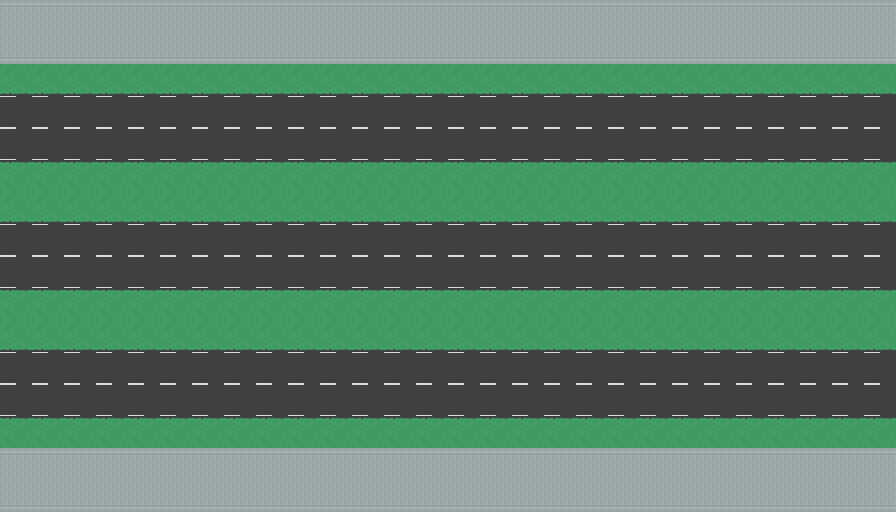

This is a level from a 2D game, rendered from its Tiled map with the project's own tilesets. A one-line summary and the complete map file follow:
An orthogonal 28x16 tile map with 32x32 px tiles, 1 tile layer (Terrain), 2 tilesets and 3 objects (3x Enemy).

<map version="1.10" tiledversion="1.11.2" orientation="orthogonal" renderorder="right-down" width="28" height="16" tilewidth="32" tileheight="32" infinite="0" nextlayerid="4" nextobjectid="60">
 <editorsettings>
  <export target="../../data/debug-level.json" format="json" />
 </editorsettings>
 <tileset firstgid="1" source="tiles.tsx" />
 <tileset firstgid="21" source="entities.tsx" />
 <layer id="1" name="Terrain" width="28" height="16">
  <data encoding="csv">
2,2,2,2,2,2,2,2,2,2,2,2,2,2,2,2,2,2,2,2,2,2,2,2,2,2,2,2,
1073741826,1073741826,1073741826,1073741826,1073741826,1073741826,1073741826,1073741826,1073741826,1073741826,1073741826,1073741826,1073741826,1073741826,1073741826,1073741826,1073741826,1073741826,1073741826,1073741826,1073741826,1073741826,1073741826,1073741826,1073741826,1073741826,1073741826,1073741826,
1073741827,1073741827,1073741827,1073741827,1073741827,1073741827,1073741827,1073741827,1073741827,1073741827,1073741827,1073741827,1073741827,1073741827,1073741827,1073741827,1073741827,1073741827,1073741827,1073741827,1073741827,1073741827,1073741827,1073741827,1073741827,1073741827,1073741827,1073741827,
1,1,1,1,1,1,1,1,1,1,1,1,1,1,1,1,1,1,1,1,1,1,1,1,1,1,1,1,
1,1,1,1,1,1,1,1,1,1,1,1,1,1,1,1,1,1,1,1,1,1,1,1,1,1,1,1,
3,3,3,3,3,3,3,3,3,3,3,3,3,3,3,3,3,3,3,3,3,3,3,3,3,3,3,3,
1073741827,1073741827,1073741827,1073741827,1073741827,1073741827,1073741827,1073741827,1073741827,1073741827,1073741827,1073741827,1073741827,1073741827,1073741827,1073741827,1073741827,1073741827,1073741827,1073741827,1073741827,1073741827,1073741827,1073741827,1073741827,1073741827,1073741827,1073741827,
1,1,1,1,1,1,1,1,1,1,1,1,1,1,1,1,1,1,1,1,1,1,1,1,1,1,1,1,
1,1,1,1,1,1,1,1,1,1,1,1,1,1,1,1,1,1,1,1,1,1,1,1,1,1,1,1,
3,3,3,3,3,3,3,3,3,3,3,3,3,3,3,3,3,3,3,3,3,3,3,3,3,3,3,3,
1073741827,1073741827,1073741827,1073741827,1073741827,1073741827,1073741827,1073741827,1073741827,1073741827,1073741827,1073741827,1073741827,1073741827,1073741827,1073741827,1073741827,1073741827,1073741827,1073741827,1073741827,1073741827,1073741827,1073741827,1073741827,1073741827,1073741827,1073741827,
1,1,1,1,1,1,1,1,1,1,1,1,1,1,1,1,1,1,1,1,1,1,1,1,1,1,1,1,
1,1,1,1,1,1,1,1,1,1,1,1,1,1,1,1,1,1,1,1,1,1,1,1,1,1,1,1,
3,3,3,3,3,3,3,3,3,3,3,3,3,3,3,3,3,3,3,3,3,3,3,3,3,3,3,3,
2,2,2,2,2,2,2,2,2,2,2,2,2,2,2,2,2,2,2,2,2,2,2,2,2,2,2,2,
1073741826,1073741826,1073741826,1073741826,1073741826,1073741826,1073741826,1073741826,1073741826,1073741826,1073741826,1073741826,1073741826,1073741826,1073741826,1073741826,1073741826,1073741826,1073741826,1073741826,1073741826,1073741826,1073741826,1073741826,1073741826,1073741826,1073741826,1073741826
</data>
 </layer>
 <objectgroup id="3" name="Obstacles" />
 <objectgroup id="2" name="Entities">
  <object id="10" name="Car" type="Enemy" gid="22" x="238.42" y="53.7951" width="34" height="24">
   <properties>
    <property name="Speed" type="float" value="1" />
   </properties>
  </object>
  <object id="53" name="Semi Truck" type="Enemy" gid="30" x="66.5693" y="60" width="152" height="48">
   <properties>
    <property name="Speed" type="float" value="0" />
   </properties>
  </object>
  <object id="59" name="Motorbike" type="Enemy" gid="32" x="332.832" y="41.2129" width="27" height="17">
   <properties>
    <property name="Speed" type="float" value="0" />
   </properties>
  </object>
 </objectgroup>
</map>